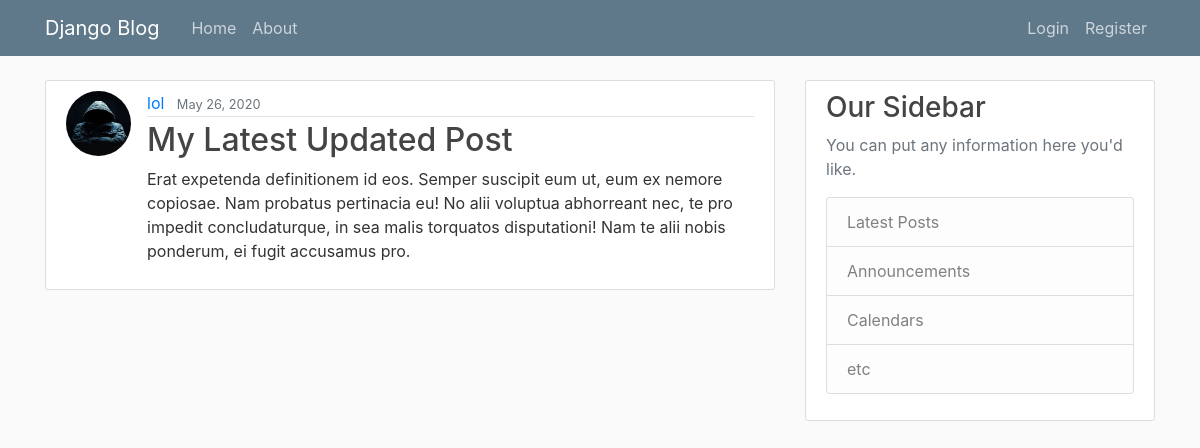
The page /user/post/10/ on the database its author committed.
### blog_home/models.py (models this page shows, shortened)
class Post(models.Model):
	title = models.CharField(max_length=100)
	content = models.TextField()
	date_posted = models.DateTimeField(default=timezone.now)
	author = models.ForeignKey(User, on_delete=models.CASCADE)

class Profile(models.Model):
	user = models.OneToOneField(User, on_delete=models.CASCADE)
	image = models.ImageField( default = 'default.jpg' , upload_to = 'profile_pics')

### blog_home/views.py (the view)
# urls.py: path('post/<int:pk>/',PostDetailView.as_view(),name='post-detail'),
class PostDetailView(DetailView):
    model = Post
    template_name = 'post_detail.html'

### blog_home/templates/post_detail.html (shortened to what this page needs)
{% extends "home.html" %}
{% block content %}
  <article class="media content-section">
    <img class="rounded-circle article-img" src="{{ object.author.profile.image.url }}">
    <div class="media-body">
      <div class="article-metadata">
        <a class="mr-2" href="#">{{ object.author }}</a>
        <small class="text-muted">{{ object.date_posted|date:"F d, Y" }}</small>
      </div>
      <h2 class="article-title">{{ object.title }}</h2>
      <p class="article-content">{{ object.content }}</p>
    </div>
  </article>
{% endblock content %}

### blog_home/static/main.css (style rules this page uses)
body { background: #fafafa; color: #333333; margin-top: 5rem; }
h1, h2, h3, h4, h5, h6 { color: #444444; }
.content-section { background: #ffffff; padding: 10px 20px; border: 1px solid #dddddd; border-radius: 3px; margin-bottom: 20px; }
.article-title { color: #444444; }
.article-content { white-space: pre-line; }
.article-img { height: 65px; width: 65px; margin-right: 16px; }
.article-metadata { padding-bottom: 1px; margin-bottom: 4px; border-bottom: 1px solid #e3e3e3 }

### rows shown on the page
Post: author.profile.image (placeholder picture), author "lol", date_posted "May 26, 2020", title "My Latest Updated Post", content "Erat expetenda definitionem id eos. Semper suscipit eum ut, eum ex nemore copiosae. Nam probatus pertinacia eu! No alii voluptua abhorreant nec, te pro impedit concludaturque, in sea malis torquatos disputationi! Nam te alii nobis ponderum, ei fugit accusamus pro."
